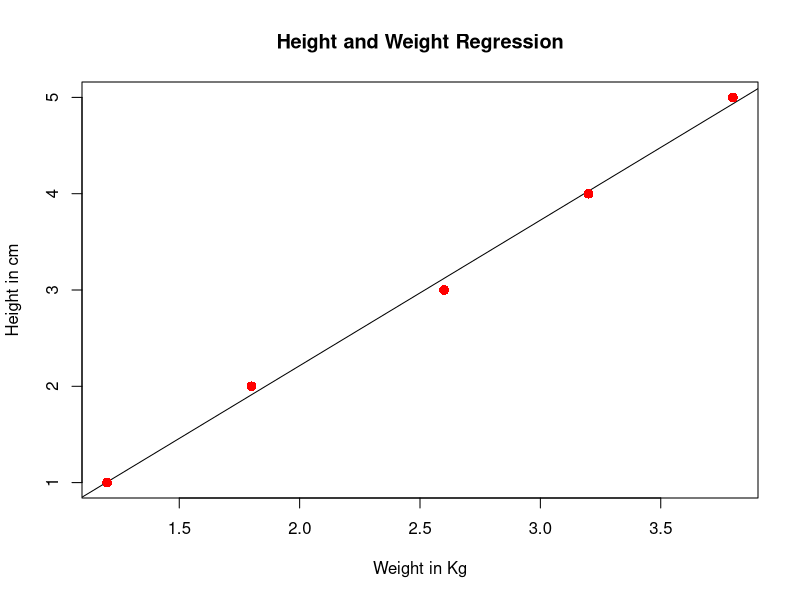

Write the R code that produced this figure.
x<-c(1,2,3,4,5)
y<-c(1.2,1.8,2.6,3.2,3.8)
#applying the lm() function
relationship_model<-lm(y~x)
print(relationship_model)
#getting summary of relationship model
print(summary(relationship_model))
plot(y,x,col="red",main="Height and Weight Regression",abline(lm(x~y)),cex=1.3,pch=16,xlab="Weight in Kg",ylab="Height in cm")
dev.off()
